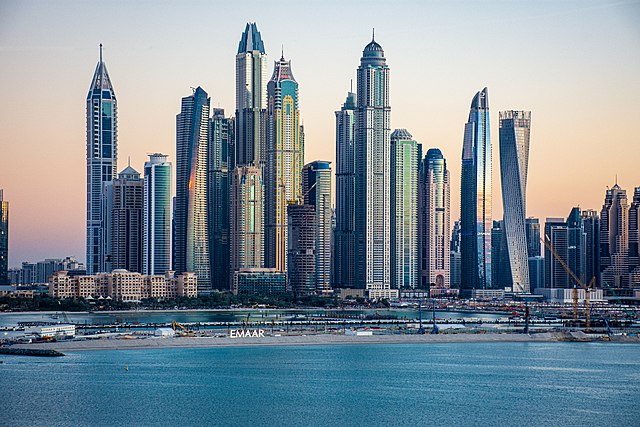
//> input picture esami/exam-20-12-2022/images/city.jpg, 640 x 427 px, given in place of , which was not available
$ ./simple images/city.jpg   (built with g++ and OpenCV 4)
//> lines starting //> are read from the running program, lines starting //| are printed output that depends on the picture; after the words box and inside, x2 and y2 are one past the last pixel; in counts of white or black regions, pixels touching at a corner belong together; pictures that were not available may be replaced by others from this repository, and a replacement may not be noted
// OpenCV
#include <opencv2/core/core.hpp>
#include <opencv2/highgui/highgui.hpp>
#include <opencv2/imgproc/imgproc.hpp>

// std:
#include <fstream>
#include <iostream>
#include <string>

/////////////////////////////////////////////////////////////////////////////////
/////////////////////////////////////////////////////////////////////////////////
// CANNY VINCE

void addZeroPaddingVince(const cv::Mat &src, cv::Mat &padded, const int padH, const int padW)
{
	padded = cv::Mat(src.rows + 2 * padH, src.cols + 2 * padW, CV_8UC1, cv::Scalar(0));

	for (int v = padH; v < padded.rows - padH; ++v)
		for (int u = padW; u < padded.cols - padW; ++u)
			padded.at<u_char>(v, u) = src.at<u_char>((v - padH), (u - padW));

	return;
}

// Esercitazione 1a: convoluzione
void myfilter2DVince(const cv::Mat &src, const cv::Mat &krn, cv::Mat &out, int stride = 1)
{
	int padH = (krn.rows - 1) / 2;
	int padW = (krn.cols - 1) / 2;

	cv::Mat padded;
	addZeroPaddingVince(src, padded, padH, padW);

	/**
	 * output_height = (int) ((input height + padding height top + padding height bottom - kernel height) / (stride height) + 1)
	 * output_width = (int) ((input width + padding width right + padding width left - kernel width) / (stride width) + 1)
	 */
	out = cv::Mat((int)((src.rows + 2 * padH - krn.rows) / stride) + 1, (int)((src.cols + 2 * padW - krn.cols) / stride) + 1, CV_32SC1);

	float g_kl;
	float w_sum;

	for (int v = 0; v < out.rows; ++v)
	{
		for (int u = 0; u < out.cols; ++u)
		{
			w_sum = 0.0;

			for (int k = 0; k < krn.rows; ++k)
			{
				for (int l = 0; l < krn.cols; ++l)
				{
					g_kl = krn.at<float>(k, l);
					w_sum += g_kl * (float)padded.at<u_char>((v * stride) + k, (u * stride) + l);
				}
			}

			out.at<int32_t>(v, u) = w_sum;
		}
	}

	return;
}

void gaussianKrnlVince(float sigma, int r, cv::Mat &krnl)
{
	krnl = cv::Mat(2 * r + 1, 1, CV_32FC1, cv::Scalar(0.0));

	float sum = 0.0;

	std::cout << std::endl;

	// calcolo kernel - formula 1D: (1/((sqrt(CV_PI * 2)*sig)) * exp(-x^2) / (2 * sig^2))))
	for (int x = -r; x <= r; ++x)
	{
		krnl.at<float>(x + r, 0) = (exp(-pow(x, 2) / (2 * pow(sigma, 2)))) / (sqrt(CV_PI * 2) * sigma);

		// calcolo della somma dei pesi
		sum += krnl.at<float>(x + r, 0);
	}

	// normalizzazione del kernel
	krnl /= sum;

	return;
}

// Esercitazione 4a: canny edge detector
void GaussianBlurVince(const cv::Mat &src, float sigma, int r, cv::Mat &out, int stride)
{
	// vertical gaussian filter creation
	cv::Mat gaussKrnl;
	gaussianKrnlVince(sigma, r, gaussKrnl);

	// horizontal gaussian filter creation
	cv::Mat gaussKrnlT;
	cv::transpose(gaussKrnl, gaussKrnlT);

	// custom convolution
	cv::Mat myfilter2DresultTmp;
	myfilter2DVince(src, gaussKrnl, myfilter2DresultTmp, stride);

	// conversion intermediate result form CV_32SC1 --> CV_8UC1
	cv::Mat conversionTmp;
	myfilter2DresultTmp.convertTo(conversionTmp, CV_8UC1);

	// custom convolution
	cv::Mat outTmp;
	myfilter2DVince(conversionTmp, gaussKrnlT, outTmp, stride);
	outTmp.convertTo(out, CV_8UC1);

	return;
}

// Esercitazione 4a: canny edge detector
void sobel3x3Vince(const cv::Mat &src, cv::Mat &magn, cv::Mat &orient)
{
	float dataKx[9] = {-1, 0, 1, -2, 0, 2, -1, 0, 1};
	float dataKy[9] = {1, 2, 1, 0, 0, 0, -1, -2, -1};
	cv::Mat Kx(3, 3, CV_32F, dataKx);
	cv::Mat Ky(3, 3, CV_32F, dataKy);

	cv::Mat Ix;
	myfilter2DVince(src, Kx, Ix);

	cv::Mat Iy;
	myfilter2DVince(src, Ky, Iy);

	// compute magnitude
	Ix.convertTo(Ix, CV_32F);
	Iy.convertTo(Iy, CV_32F);
	cv::pow(Ix.mul(Ix) + Iy.mul(Iy), 0.5, magn);

	// compute orientation
	orient = cv::Mat(Ix.size(), CV_32FC1);
	for (int v = 0; v < Ix.rows; ++v)
	{
		for (int u = 0; u < Ix.cols; ++u)
		{
			orient.at<float>(v, u) = atan2f(Iy.at<float>(v, u), Ix.at<float>(v, u));
		}
	}

	return;
}

// Esercitazione 4a: canny edge detector
template <class T>
float bilinearVince(const cv::Mat &src, float r, float c)
{
	// r in [0,rows-1] - c in [0,cols-1]
	if (r < 0 || r > (src.rows - 1) || c < 0 || c > (src.cols - 1))
		return -1;

	// get the largest possible integer less than or equal to r/c
	int rfloor = floor(r);
	int cfloor = floor(c);
	float t = r - rfloor;
	float s = c - cfloor;

	return (src.at<T>(rfloor, cfloor)) * (1 - s) * (1 - t) +
		   (src.at<T>(rfloor, cfloor + 1)) * s * (1 - t) +
		   (src.at<T>(rfloor + 1, cfloor)) * (1 - s) * t +
		   (src.at<T>(rfloor + 1, cfloor + 1)) * t * s;
}

// Esercitazione 4a: canny edge detector
int findPeaksBilInterpInterpVince(const cv::Mat &magn, const cv::Mat &orient, cv::Mat &out)
{
	// Non Maximum Suppression

	out = cv::Mat(magn.rows, magn.cols, CV_32FC1, cv::Scalar(0.0));

	// convert orient from radiant to angles
	cv::Mat angles(orient.rows, orient.cols, orient.type(), cv::Scalar(0.0));
	orient.copyTo(angles);
	// angles *= (180 / CV_PI);

	float e1 = 0.0, e1x = 0.0, e1y = 0.0, e2 = 0.0, e2x = 0.0, e2y = 0.0;
	float theta = 0.0;

	// pixel di bordo scegliete voi la politica (ignorati --> ranges: [1, r-2] e [1, c-2])
	for (int r = 1; r < angles.rows - 1; ++r)
	{
		for (int c = 1; c < angles.cols - 1; ++c)
		{
			theta = angles.at<float>(r, c);

			e1x = c + 1 * cos(theta);
			e1y = r + 1 * sin(theta);
			e2x = c - 1 * cos(theta);
			e2y = r - 1 * sin(theta);

			e1 = bilinearVince<float>(magn, e1y, e1x);
			e2 = bilinearVince<float>(magn, e2y, e2x);

			// magn.at<float>(r, c) is a local maxima
			if (magn.at<float>(r, c) >= e1 && magn.at<float>(r, c) >= e2)
			{
				out.at<float>(r, c) = magn.at<float>(r, c);
			}
		}
	}

	return 0;
}

// Esercitazione 4a: canny edge detector
void findAdjRecursiveVince(cv::Mat &out, const int r, const int c)
{
	// Adjacent pixel to pixel (i,j):
	// (i-1, j-1) - (i-1, j) - (i-1, j+1)
	// (i, j-1)   - (i, j)   - (i, j+1)
	// (i+1, j-1) - (i+1, j) - (i+1, j+1)

	for (int i = r - 1; i <= r + 1; ++i)
	{
		for (int j = c - 1; j <= c + 1; ++j)
		{
			// se il pixel ha una valore compreso tra T-low e T-High
			if (out.at<u_char>(i, j) != 0 && out.at<u_char>(i, j) != 255)
			{
				// diventa un pixel di bordo
				out.at<u_char>(i, j) = 255;
				// analisi ricorsiva dei suoi vicini in quanto pixel di bordo
				findAdjRecursiveVince(out, i, j);
			}
		}
	}

	return;
}

// Esercitazione 4a: canny edge detector
void doubleThRecursiveVince(const cv::Mat &magn, cv::Mat &out, float t1, float t2)
{
	float tmpVal = 0.0;

	out = cv::Mat(magn.rows, magn.cols, magn.type(), cv::Scalar(0.0));

	// pixel di bordo scegliete voi la politica (ignorati --> ranges: [1, r-2] e [1, c-2])
	for (int v = 1; v < out.rows - 1; ++v)
	{
		for (int u = 1; u < out.cols - 1; ++u)
		{
			out.at<float>(v, u) = magn.at<float>(v, u);
		}
	}

	out.convertTo(out, CV_8UC1);

	// passata 1

	// pixel di bordo scegliete voi la politica (ignorati --> ranges: [1, r-2] e [1, c-2])
	for (int v = 1; v < out.rows - 1; ++v)
	{
		for (int u = 1; u < out.cols - 1; ++u)
		{
			tmpVal = magn.at<float>(v, u);

			// Over T-high: keep edge
			if (tmpVal >= t2)
			{
				out.at<u_char>(v, u) = 255;
			}
			// Under T-low: remove edge
			else if (tmpVal < t1)
			{
				out.at<u_char>(v, u) = 0;
			}
		}
	}

	// passata 2

	// pixel di bordo scegliete voi la politica (ignorati --> ranges: [1, r-2] e [1, c-2])
	for (int v = 1; v < out.rows - 1; ++v)
	{
		for (int u = 1; u < out.cols - 1; ++u)
		{
			// per ogni pixel di bordo avvia la procedura di crescita dei suoi vicini (ricorsiva)
			if (out.at<u_char>(v, u) == 255)
			{
				findAdjRecursiveVince(out, v, u);
			}
		}
	}

	// passata 3: rimozione dei non massimi rimanenti

	for (int v = 1; v < out.rows - 1; ++v)
	{
		for (int u = 1; u < out.cols - 1; ++u)
		{
			if (out.at<u_char>(v, u) != 255)
			{
				out.at<u_char>(v, u) = 0;
			}
		}
	}

	return;
}
/////////////////////////////////////////////////////////////////////////////////

void myfilter2D(const cv::Mat &src, const cv::Mat &krn, cv::Mat &out, int stridev = 1, int strideh = 1);

void gaussianKrnl(float sigma, int r, cv::Mat &krnl);

void GaussianBlur(const cv::Mat &src, float sigma, int r, cv::Mat &out, int stride = 1);

void sobel3x3(const cv::Mat &src, cv::Mat &magn, cv::Mat &ori);

template <typename T>
float bilinear(const cv::Mat &src, float r, float c);

int findPeaks(const cv::Mat &magn, const cv::Mat &orient, cv::Mat &out);

int doubleTh(const cv::Mat &magn, cv::Mat &out, float t1, float t2);

void myHoughLines(const cv::Mat &image, cv::Mat &lines, const int min_theta, const int max_theta, const int threshold);

void myPolarToCartesian(double rho, int theta, cv::Point &p1, cv::Point &p2, const int dist, const cv::Mat &img);

struct ArgumentList
{
	std::string image_name; //!< image file name
	int wait_t;				//!< waiting time
	int tlow, thigh;
};

bool ParseInputs(ArgumentList &args, int argc, char **argv);

int main(int argc, char **argv)
{
	int frame_number = 0;
	char frame_name[256];
	bool exit_loop = false;
	int ksize = 3;
	int stride = 1;
	float sigma = 1.0f;
	int imreadflags = cv::IMREAD_COLOR;

	//////////////////////
	// parse argument list:
	//////////////////////
	ArgumentList args;
	if (!ParseInputs(args, argc, argv))
	{
		exit(0);
	}

	while (!exit_loop)
	{
		// generating file name
		//
		// multi frame case
		if (args.image_name.find('%') != std::string::npos)
			sprintf(frame_name, (const char *)(args.image_name.c_str()), frame_number);
		else // single frame case
			sprintf(frame_name, "%s", args.image_name.c_str());

		// opening file
		std::cout << "Opening " << frame_name << std::endl;

		cv::Mat image = cv::imread(frame_name, imreadflags);
//> image is the input picture: 427 rows x 640 cols, CV_8UC3; mean B, G, R 150.9, 140.7, 126.2
		if (image.empty())
		{
			std::cout << "Unable to open " << frame_name << std::endl;
			return 1;
		}

		// display image
		cv::namedWindow("original image", cv::WINDOW_NORMAL);
		cv::imshow("original image", image);

		//////////////////////////////////
		// CANNY-PROCESSING

		cv::Mat grey;
		cv::cvtColor(image, grey, cv::COLOR_BGR2GRAY);

		cv::Mat blurred, blurdisplay;
		GaussianBlur(grey, sigma, ksize / 2, blurred, stride);

		blurred.convertTo(blurdisplay, CV_8UC1);

		cv::namedWindow("Gaussian", cv::WINDOW_NORMAL);
		cv::imshow("Gaussian", blurdisplay);

		cv::Mat magnitude, orientation;
		sobel3x3(blurdisplay, magnitude, orientation);

		cv::Mat magndisplay;
		magnitude.convertTo(magndisplay, CV_8UC1);
		cv::namedWindow("sobel magnitude", cv::WINDOW_NORMAL);
		cv::imshow("sobel magnitude", magndisplay);

		cv::Mat ordisplay;
		orientation.copyTo(ordisplay);
		float *orp = (float *)ordisplay.data;
		for (int i = 0; i < ordisplay.cols * ordisplay.rows; ++i)
			if (magndisplay.data[i] < 50)
				orp[i] = 0;
		cv::convertScaleAbs(ordisplay, ordisplay, 255 / (2 * CV_PI));
//> ordisplay: 427 rows x 640 cols, CV_8UC1
		cv::Mat falseColorsMap;
		cv::applyColorMap(ordisplay, falseColorsMap, cv::COLORMAP_JET);
		cv::namedWindow("sobel orientation", cv::WINDOW_NORMAL);
		cv::imshow("sobel orientation", falseColorsMap);

		cv::Mat nms, nmsdisplay;
		findPeaks(magnitude, orientation, nms);
		nms.convertTo(nmsdisplay, CV_8UC1);
		cv::namedWindow("edges after NMS", cv::WINDOW_NORMAL);
		cv::imshow("edges after NMS", nmsdisplay);

		cv::Mat canny;
		if (doubleTh(nms, canny, args.tlow, args.thigh))
//> after the loop in doubleTh, `for (int r = 0; r < magn.rows; r++)`:
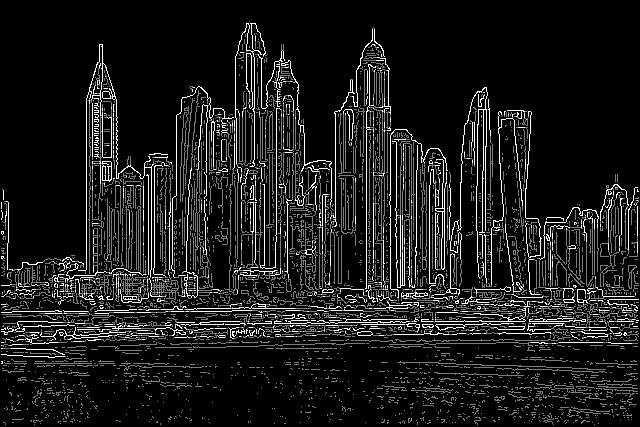
//> first: 427 rows x 640 cols, CV_8UC1; min 0, max 255, mean 26.4
//> after the loop in doubleTh, `for (int r = 0; r < magn.rows; r++)`: p = 0; strong = 15298 Points (x, y), first 12: [246, 23], [247, 23], [248, 23], [250, 23], [251, 23], [252, 23], [253, 23], [254, 23], [255, 23], [246, 24], [248, 24], [251, 24]; low = 26437 items
//> the loop in doubleTh, `while (!strong.empty())` made 28539 passes
//> after the loop in doubleTh, `while (!strong.empty())`:
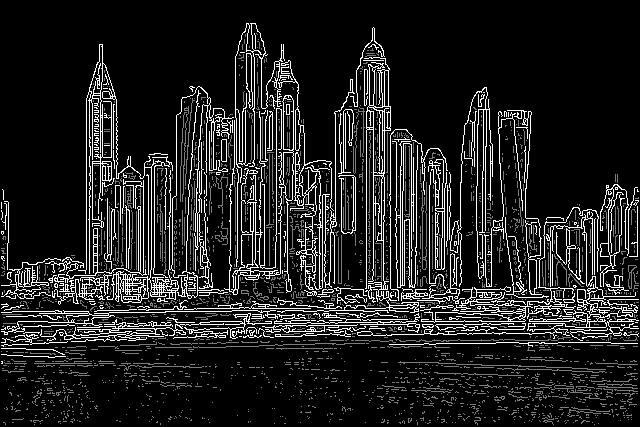
//> out: 427 rows x 640 cols, CV_8UC1; 4.85% of pixels changed, all inside (x1, y1, x2, y2) = (1, 27, 639, 357)
//> the loop in doubleTh, `while (!low.empty())` made 26437 passes
//> after the loop in doubleTh, `while (!low.empty())`:
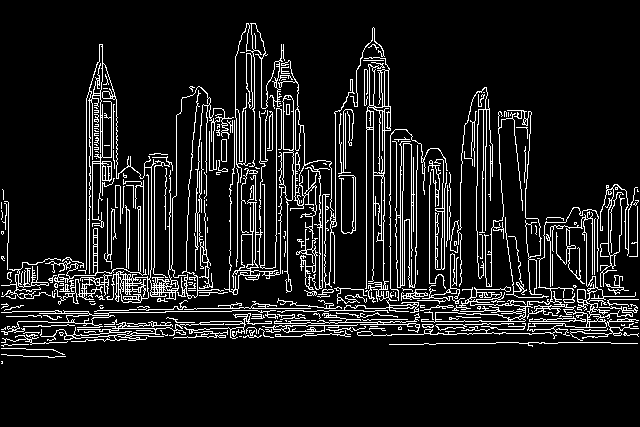
//> out: 427 rows x 640 cols, CV_8UC1; 10.4% white in thin lines or dots, all inside (x1, y1, x2, y2) = (1, 23, 639, 364)
		{
			std::cerr << "ERROR: t_low shoudl be lower than t_high" << std::endl;
			exit(1);
		}
		cv::namedWindow("Canny final result", cv::WINDOW_NORMAL);
		cv::imshow("Canny final result", canny);

		/////////////////////////////////////////////////////////////////
		// CANNY VINCE

		// gaussian smoothing
		cv::Mat smoothGrey;
		GaussianBlurVince(grey, 1, 1, smoothGrey, 1);
//> the loop in myfilter2DVince, `for (int v = 0; v < out.rows; ++v)` made 427 passes
//> w_sum on passes 1 to 3: 122.2, 167.9, 166.3
//> after the loop in myfilter2DVince, `for (int v = 0; v < out.rows; ++v)`: w_sum = 56.61; g_kl = 0.274
//> call 2 of addZeroPaddingVince, with padH = 0, padW = 1
//> after the loop in addZeroPaddingVince (call 2), `for (int v = padH; v < padded.rows - padH; ++v)`:
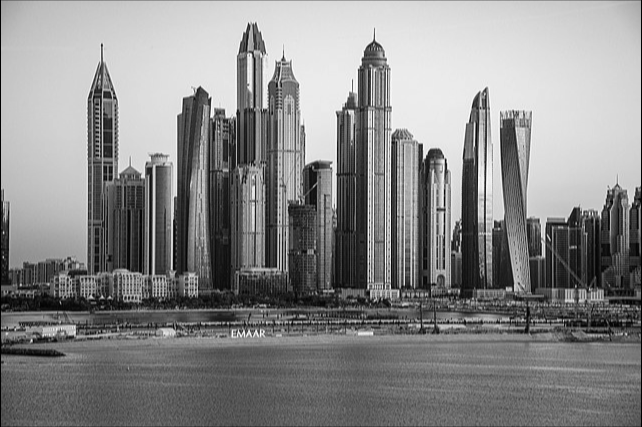
//> padded: 427 rows x 642 cols, CV_8UC1; min 0, max 254, mean 136.4
//> the loop in myfilter2DVince (call 2), `for (int v = 0; v < out.rows; ++v)` made 427 passes
//> w_sum on passes 1 to 3: 88.84, 121.8, 120.8

		// sobel filtering
		cv::Mat magn;
		cv::Mat orient;
		sobel3x3Vince(smoothGrey, magn, orient);
//> after the loop in sobel3x3Vince, `for (int v = 0; v < Ix.rows; ++v)`:
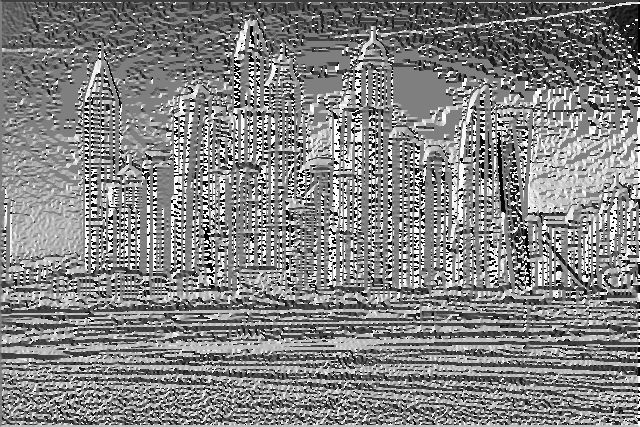
//> orient: 427 rows x 640 cols, CV_32FC1; min -3.14, max 3.14, mean 0.0905; drawn with min black and max white

		cv::Mat outNms;
		findPeaksBilInterpInterpVince(magn, orient, outNms);

		float tlow = 50;
		float thigh = 200;

		cv::Mat outTHR;
		doubleThRecursiveVince(outNms, outTHR, tlow, thigh);

		// display image greyscale
		cv::namedWindow("out canny vince", cv::WINDOW_NORMAL);
		cv::imshow("out canny vince", outTHR);

		/////////////////////////////////////////////////////////////////

		//////////////////////////////////
		// HOUGH-PROCESSING VINCE

		cv::Mat blurred1;
		cv::blur(grey, blurred1, cv::Size(3, 3));

		cv::Mat contours;
		cv::Canny(blurred1, contours, 50, 200, 3);
//> contours: 427 rows x 640 cols, CV_8UC1; 11.2% white in thin lines or dots, all inside (x1, y1, x2, y2) = (0, 22, 640, 364)

		cv::Mat lines, lines1, lines2;
		image.copyTo(lines);
		image.copyTo(lines1);
		image.copyTo(lines2);
		myHoughLines(canny, lines, 0, 180, 150);
//> after the loop in myHoughLines, `for (int r = 0; r < 2 * max_distance; ++r)`:
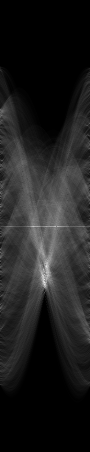
//> acc: 904 rows x 180 cols, CV_8UC1 (shown at 1/2 size); min 0, max 255, mean 31.6
		myHoughLines(contours, lines1, 0, 180, 150);
//> call 2 of myHoughLines, with min_theta = 0, max_theta = 180, threshold = 150
//> after the loop in myHoughLines (call 2), `for (int r = 0; r < acc.rows; ++r)`:
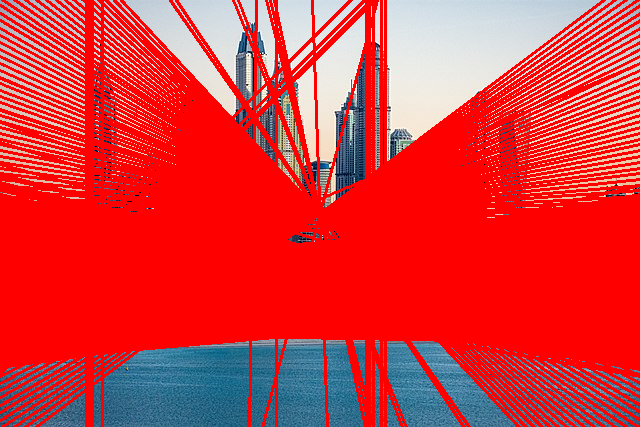
//> lines: 427 rows x 640 cols, CV_8UC3; mean B, G, R 62.1, 58.6, 218
		myHoughLines(outTHR, lines2, 0, 180, 150);

		// display image
		cv::namedWindow("image", cv::WINDOW_NORMAL);
		cv::imshow("image", image);

		// display image
		cv::namedWindow("opencv canny", cv::WINDOW_NORMAL);
		cv::imshow("opencv canny", contours);

		// display image
		cv::namedWindow("lines prof", cv::WINDOW_NORMAL);
		cv::imshow("lines prof", lines);

		// display image
		cv::namedWindow("lines opencv canny", cv::WINDOW_NORMAL);
		cv::imshow("lines opencv canny", lines1);

		// display image
		cv::namedWindow("lines opencv vince", cv::WINDOW_NORMAL);
		cv::imshow("lines opencv vince", lines2);

		//////////////////////////////////

		//////////////////////////////////
		// HOUGH-PROCESSING OPENCV

		cv::Mat lines3, lines4, lines5;
		image.copyTo(lines3);
		image.copyTo(lines4);
		image.copyTo(lines5);

		// myHoughLines(canny, lines3, 0, 180, 150);
		//  Standard Hough Line Transform
		std::vector<cv::Vec2f> liness;						  // will hold the results of the detection
		HoughLines(canny, liness, 1, CV_PI / 180, 150, 0, 0); // runs the actual detection
		// Draw the lines
		for (size_t i = 0; i < liness.size(); i++)
		{
			float rho = liness[i][0], theta = liness[i][1];
			cv::Point pt1, pt2;
			double a = cos(theta), b = sin(theta);
			double x0 = a * rho, y0 = b * rho;
			pt1.x = cvRound(x0 + 1000 * (-b));
			pt1.y = cvRound(y0 + 1000 * (a));
			pt2.x = cvRound(x0 - 1000 * (-b));
			pt2.y = cvRound(y0 - 1000 * (a));
			line(lines3, pt1, pt2, cv::Scalar(0, 0, 255), 2, cv::LINE_4);
		}

		// myHoughLines(contours, lines4, 0, 180, 150);
		liness.clear();											 // will hold the results of the detection
		HoughLines(contours, liness, 1, CV_PI / 180, 150, 0, 0); // runs the actual detection
		// Draw the lines
		for (size_t i = 0; i < liness.size(); i++)
		{
			float rho = liness[i][0], theta = liness[i][1];
			cv::Point pt1, pt2;
			double a = cos(theta), b = sin(theta);
			double x0 = a * rho, y0 = b * rho;
			pt1.x = cvRound(x0 + 1000 * (-b));
			pt1.y = cvRound(y0 + 1000 * (a));
			pt2.x = cvRound(x0 - 1000 * (-b));
			pt2.y = cvRound(y0 - 1000 * (a));
			line(lines4, pt1, pt2, cv::Scalar(0, 0, 255), 2, cv::LINE_4);
		}

		// myHoughLines(outTHR, lines5, 0, 180, 150);
		liness.clear();										   // will hold the results of the detection
		HoughLines(outTHR, liness, 1, CV_PI / 180, 150, 0, 0); // runs the actual detection
		// Draw the lines
		for (size_t i = 0; i < liness.size(); i++)
		{
			float rho = liness[i][0], theta = liness[i][1];
			cv::Point pt1, pt2;
			double a = cos(theta), b = sin(theta);
			double x0 = a * rho, y0 = b * rho;
			pt1.x = cvRound(x0 + 1000 * (-b));
			pt1.y = cvRound(y0 + 1000 * (a));
			pt2.x = cvRound(x0 - 1000 * (-b));
			pt2.y = cvRound(y0 - 1000 * (a));
			line(lines5, pt1, pt2, cv::Scalar(0, 0, 255), 2, cv::LINE_4);
		}
//> this loop made 104 passes

		// display image
		cv::namedWindow("lines prof 3", cv::WINDOW_NORMAL);
		cv::imshow("lines prof 3", lines3);

		// display image
		cv::namedWindow("lines opencv canny 4", cv::WINDOW_NORMAL);
		cv::imshow("lines opencv canny 4", lines4);

		// display image
		cv::namedWindow("lines opencv vince 5", cv::WINDOW_NORMAL);
		cv::imshow("lines opencv vince 5", lines5);

		//////////////////////////////////

		// wait for key or timeout
		unsigned char key = cv::waitKey(args.wait_t);
//> the 'q' key is pressed
		std::cout << "key " << int(key) << std::endl;

		// here you can implement some looping logic using key value:
		//  - pause
		//  - stop
		//  - step back
		//  - step forward
		//  - loop on the same frame

		switch (key)
		{
		case 'G':
			sigma *= 2;
			std::cout << "Sigma: " << sigma << std::endl;
			break;
		case 'g':
			sigma /= 2;
			std::cout << "Sigma: " << sigma << std::endl;
			break;
		case 's':
			if (stride != 1)
				--stride;
			std::cout << "Stride: " << stride << std::endl;
			break;
		case 'S':
			++stride;
			std::cout << "Stride: " << stride << std::endl;
			break;
		case 'c':
			cv::destroyAllWindows();
			break;
		case 'p':
			std::cout << "Mat = " << std::endl
					  << image << std::endl;
			break;
		case 'k':
		{
			static int sindex = 0;
			int values[] = {3, 5, 7, 11, 13};
			ksize = values[++sindex % 5];
			std::cout << "Setting Kernel size to: " << ksize << std::endl;
		}
		break;
		case 'q':
			exit(0);
//> (the program exits here)
